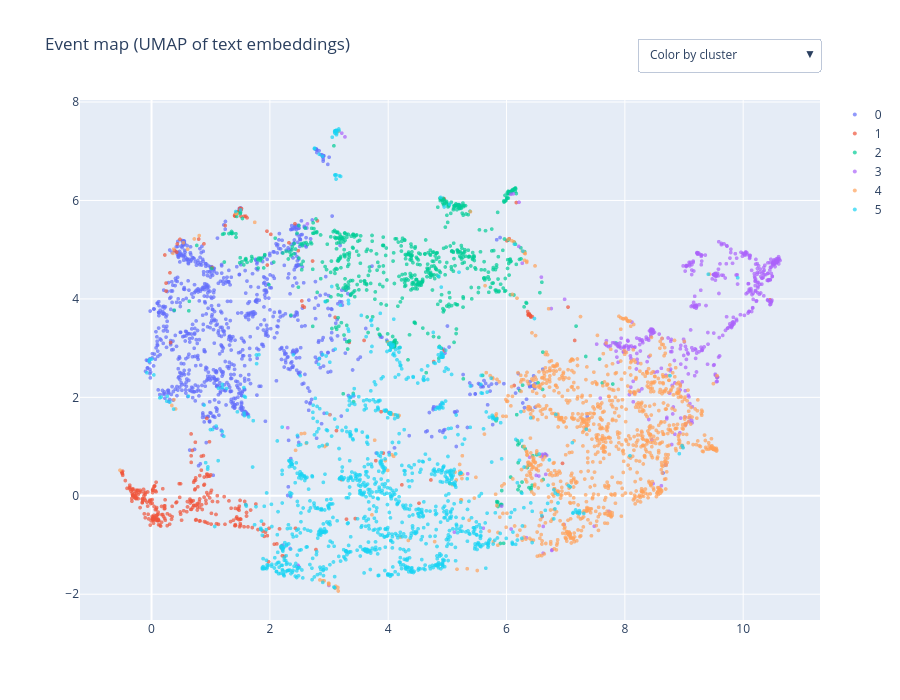

This figure's notebook cell:
### Markdown cell above
## 8. Map

UMAP projection of the embeddings. Use the dropdown to switch between coloring by new cluster
and by current category — disagreements jump out. Also saved to `output/cluster_map.html`.

### Code cell
import plotly.graph_objects as go
import umap

reducer = umap.UMAP(metric="cosine", random_state=RANDOM_STATE)
coords = reducer.fit_transform(embeddings)
df["x"], df["y"] = coords[:, 0], coords[:, 1]


def scatter_traces(column, visible):
    traces = []
    for val in sorted(df[column].unique(), key=str):
        sub = df[df[column] == val]
        traces.append(
            go.Scattergl(
                x=sub["x"],
                y=sub["y"],
                mode="markers",
                name=str(val),
                visible=visible,
                marker={"size": 4, "opacity": 0.7},
                text=[
                    f"{ev.friendly_name}<br>{fmt_year(ev.year)} · {ev.category} · cluster {ev.cluster}"
                    for ev in sub.itertuples()
                ],
                hoverinfo="text",
            )
        )
    return traces


cluster_traces = scatter_traces("cluster", True)
category_traces = scatter_traces("category", False)
fig = go.Figure(cluster_traces + category_traces)
n_cl, n_cat = len(cluster_traces), len(category_traces)
fig.update_layout(
    title="Event map (UMAP of text embeddings)",
    height=700,
    updatemenus=[
        {
            "buttons": [
                {
                    "label": "Color by cluster",
                    "method": "update",
                    "args": [{"visible": [True] * n_cl + [False] * n_cat}],
                },
                {
                    "label": "Color by current category",
                    "method": "update",
                    "args": [{"visible": [False] * n_cl + [True] * n_cat}],
                },
            ],
            "x": 1.0,
            "y": 1.12,
        }
    ],
)
fig.write_html(OUTPUT_DIR / "cluster_map.html")
fig

### Figure 1 — Plotly figure (JSON) as saved in the notebook; plotly's stock layout.template omitted (floating-point values rounded to 4 significant figures; data arrays with more than 128 entries replaced by an {"elided": "..."} marker saying what was removed)
{"data": [{"hoverinfo": "text", "marker": {"opacity": 0.7, "size": 4}, "mode": "markers", "name": "0", "text": {"elided": "970 str values"}, "type": "scattergl", "visible": true, "x": {"elided": "970 float values"}, "y": {"elided": "970 float values"}}, {"hoverinfo": "text", "marker": {"opacity": 0.7, "size": 4}, "mode": "markers", "name": "1", "text": {"elided": "343 str values"}, "type": "scattergl", "visible": true, "x": {"elided": "343 float values"}, "y": {"elided": "343 float values"}}, {"hoverinfo": "text", "marker": {"opacity": 0.7, "size": 4}, "mode": "markers", "name": "2", "text": {"elided": "695 str values"}, "type": "scattergl", "visible": true, "x": {"elided": "695 float values"}, "y": {"elided": "695 float values"}}, {"hoverinfo": "text", "marker": {"opacity": 0.7, "size": 4}, "mode": "markers", "name": "3", "text": {"elided": "459 str values"}, "type": "scattergl", "visible": true, "x": {"elided": "459 float values"}, "y": {"elided": "459 float values"}}, {"hoverinfo": "text", "marker": {"opacity": 0.7, "size": 4}, "mode": "markers", "name": "4", "text": {"elided": "1051 str values"}, "type": "scattergl", "visible": true, "x": {"elided": "1051 float values"}, "y": {"elided": "1051 float values"}}, {"hoverinfo": "text", "marker": {"opacity": 0.7, "size": 4}, "mode": "markers", "name": "5", "text": {"elided": "1084 str values"}, "type": "scattergl", "visible": true, "x": {"elided": "1084 float values"}, "y": {"elided": "1084 float values"}}, {"hoverinfo": "text", "marker": {"opacity": 0.7, "size": 4}, "mode": "markers", "name": "conflict", "text": {"elided": "601 str values"}, "type": "scattergl", "visible": false, "x": {"elided": "601 float values"}, "y": {"elided": "601 float values"}}, {"hoverinfo": "text", "marker": {"opacity": 0.7, "size": 4}, "mode": "markers", "name": "cultural", "text": {"elided": "701 str values"}, "type": "scattergl", "visible": false, "x": {"elided": "701 float values"}, "y": {"elided": "701 float values"}}, {"hoverinfo": "text", "marker": {"opacity": 0.7, "size": 4}, "mode": "markers", "name": "diplomatic", "text": {"elided": "1132 str values"}, "type": "scattergl", "visible": false, "x": {"elided": "1132 float values"}, "y": {"elided": "1132 float values"}}, {"hoverinfo": "text", "marker": {"opacity": 0.7, "size": 4}, "mode": "markers", "name": "disasters", "text": {"elided": "215 str values"}, "type": "scattergl", "visible": false, "x": {"elided": "215 float values"}, "y": {"elided": "215 float values"}}, {"hoverinfo": "text", "marker": {"opacity": 0.7, "size": 4}, "mode": "markers", "name": "exploration", "text": {"elided": "1176 str values"}, "type": "scattergl", "visible": false, "x": {"elided": "1176 float values"}, "y": {"elided": "1176 float values"}}, {"hoverinfo": "text", "marker": {"opacity": 0.7, "size": 4}, "mode": "markers", "name": "infrastructure", "text": {"elided": "464 str values"}, "type": "scattergl", "visible": false, "x": {"elided": "464 float values"}, "y": {"elided": "464 float values"}}, {"hoverinfo": "text", "marker": {"opacity": 0.7, "size": 4}, "mode": "markers", "name": "people", "text": {"elided": "313 str values"}, "type": "scattergl", "visible": false, "x": {"elided": "313 float values"}, "y": {"elided": "313 float values"}}], "layout": {"height": 700, "title": {"text": "Event map (UMAP of text embeddings)"}, "updatemenus": [{"buttons": [{"args": [{"visible": [true, true, true, true, true, true, false, false, false, false, false, false, false]}], "label": "Color by cluster", "method": "update"}, {"args": [{"visible": [false, false, false, false, false, false, true, true, true, true, true, true, true]}], "label": "Color by current category", "method": "update"}], "x": 1.0, "y": 1.12}]}}
